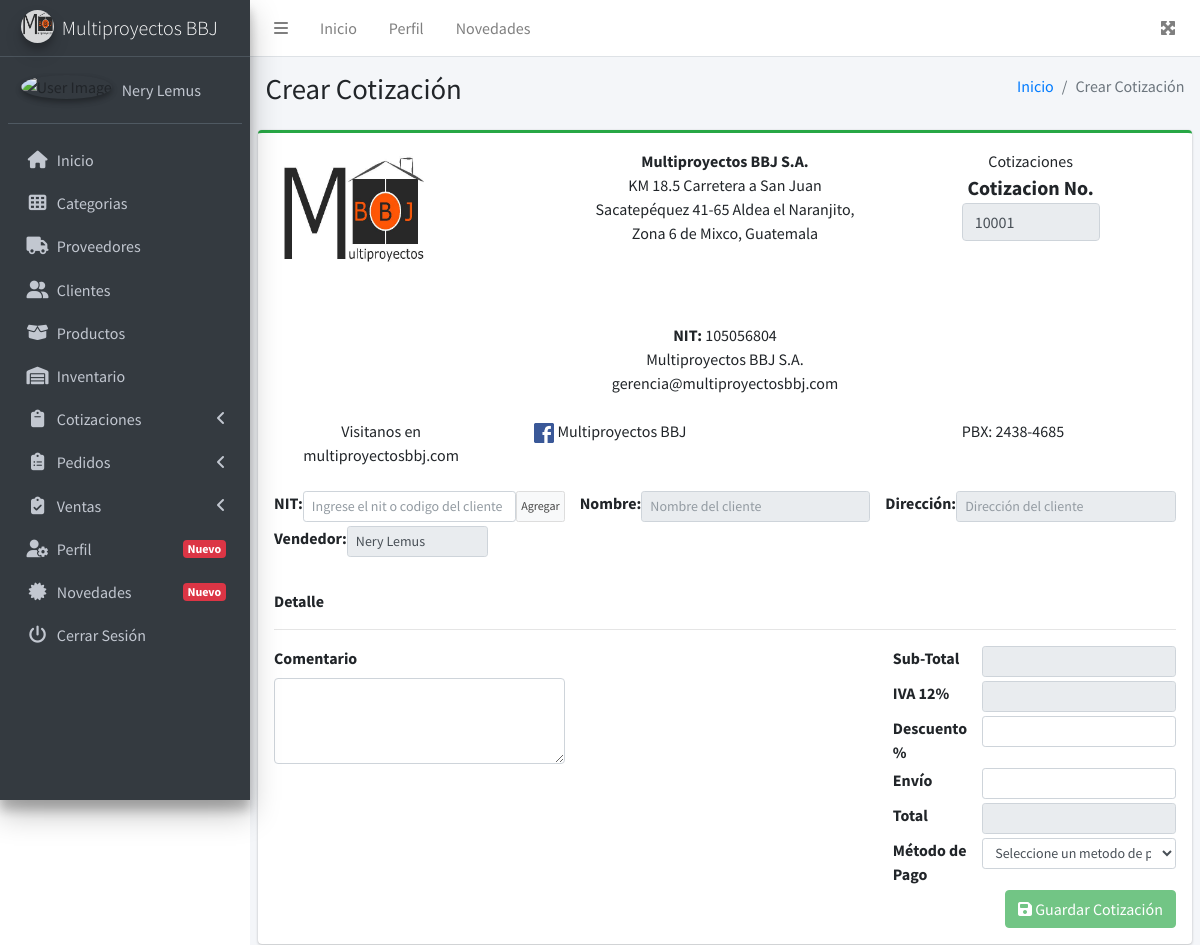
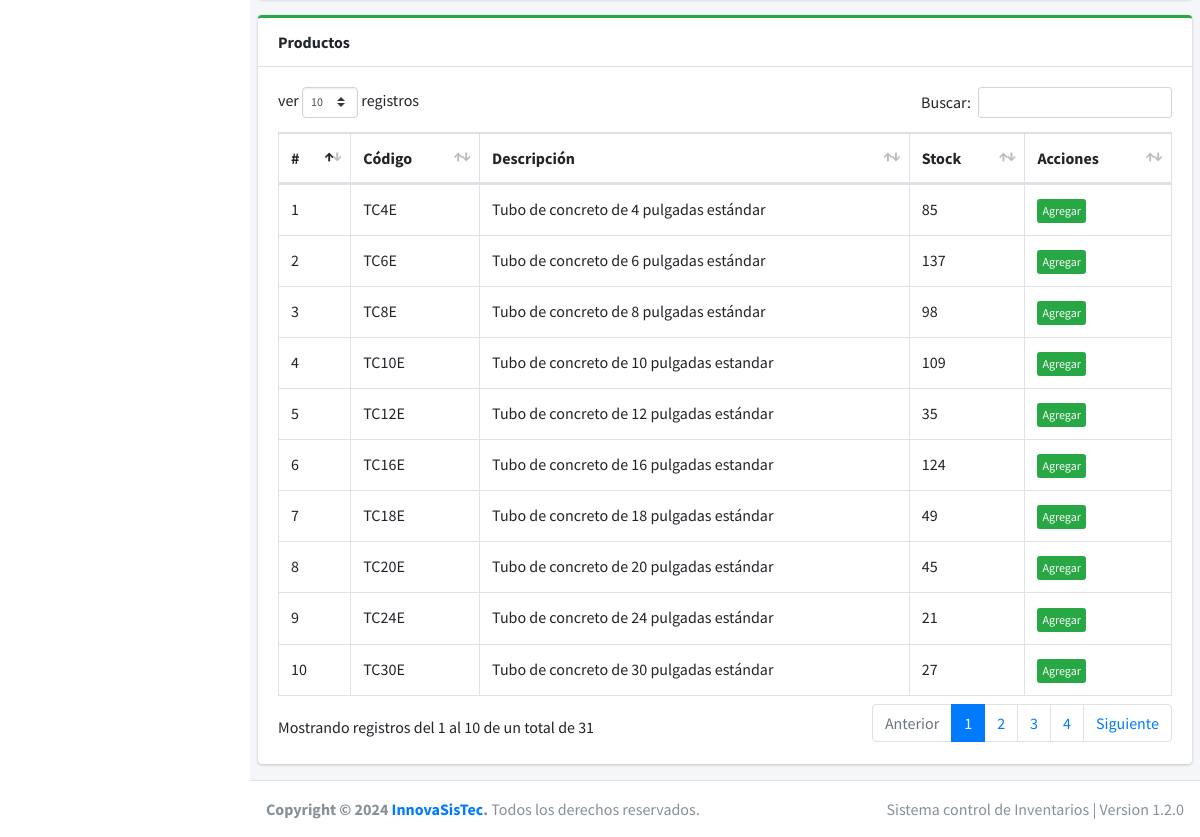
Screenshot of /crearcotizacion (signed in) with the database file from the repository (2 pictures, top to bottom).
### tables this page shows
CREATE TABLE `institucion` (
  `idInstitucion` int(11) NOT NULL,
  `nombre` varchar(100) NOT NULL,
  `razonSocial` text NOT NULL,
  `nit` varchar(50) NOT NULL,
  `direccion` text NOT NULL,
  `telefono` varchar(15) NOT NULL,
  `correo` varchar(60) NOT NULL,
  `sitioWeb` varchar(100) NOT NULL,
  `logotipo` text NOT NULL
);

CREATE TABLE `inventario` (
  `idInventario` int(11) NOT NULL,
  `cantidad` int(11) NOT NULL,
  `producto` int(11) NOT NULL,
  `fecha` datetime NOT NULL DEFAULT CURRENT_TIMESTAMP
);

CREATE TABLE `productos` (
  `idProducto` int(11) NOT NULL,
  `codigo` varchar(50) NOT NULL,
  `descripcion` text NOT NULL,
  `precioCompra` decimal(28,2) NOT NULL,
  `precioVenta` decimal(28,2) NOT NULL,
  `categoria` int(11) NOT NULL,
  `proveedor` int(11) NOT NULL,
  `estatus` int(11) NOT NULL DEFAULT '1',
  `imagen` text NOT NULL,
  `fecha` datetime NOT NULL DEFAULT CURRENT_TIMESTAMP
);

### views/modulos/crearcotizacion.php (the view, shortened to what the rows shown need)
<div class="content-wrapper">
  <section class="content-header">
    <div class="container-fluid">
      <div class="row mb-2">
        <div class="col-sm-6">
          <h1>Crear Cotización</h1>
        </div>
        <div class="col-sm-6">
          <ol class="breadcrumb float-sm-right">
            <li class="breadcrumb-item"><a href="inicio">Inicio</a></li>
            <li class="breadcrumb-item active">Crear Cotización</li>
          </ol>
        </div>
      </div>
    </div>
  </section>
  <section class="content">
    <div class="card card-outline card-success">
      <form method="post">
        <div class="car-body">
          <div class="row p-3">
            <div class="col-4">
                <?php
                $respuestaInsitucion = InstitucionController::ctrMostrarInstitucion();
                if($respuestaInsitucion["logotipo"] != null){
                    $imagen = $respuestaInsitucion["logotipo"];
                }else{
                    $imagen = "views/img/logotipo/default_logo.png";
                }
                ?>
              <img src="<?php  echo $imagen ?>" width="150px" alt="">
            </div>
            <div class="col-4 text-center">
              <b><?php echo $respuestaInsitucion["razonSocial"] ?></b>
              <p style="margin:0; padding: 0"><?php echo $respuestaInsitucion["direccion"] ?></p>
            </div>
            <div class="col-4 text-center">
              <span style="display: block; font-size: 16px">Cotizaciones</span>
              <b style="display: block; font-size: 20px">Cotizacion No.</b>
              <div class="row">
                <div class="col-3"></div>
                <div class="col-6">
                  <?php
                    $itemCotizacion = null;
                    $valorCotizacion = null;
                    $respuestaCotizacion = CotizacionesController::ctrMostrarCotizacionesSinFecha($itemCotizacion, $valorCotizacion);
                    if(!$respuestaCotizacion){
                      echo '<input type="text" class="form-control" name="noCotizacion" value="10001" readonly>';
                    }else{
                      foreach ($respuestaCotizacion as $key => $value) {
                      }
                      $codigo = $value["noCotizacion"];
                      echo '<input type="text" class="form-control" name="noCotizacion" value="'.($codigo + 1).'" readonly>';
                    }
                  ?>
                </div>
                <div class="col-3"></div>
              </div>
            </div>
            <div class="col-12"><br></div>
            <div class="col-4">
            </div>
            <div class="col-4 text-center">
              <span style="display: block;"><b>NIT: </b><?php echo $respuestaInsitucion["nit"] ?></span>
              <span style="display: block;"><?php echo $respuestaInsitucion["razonSocial"] ?></span>
              <span style="display: block;"><?php echo $respuestaInsitucion["correo"] ?></span>
            </div>
            <div class="col-4">
            </div>
            <div class="col-12"><br></div>
            <div class="col-3 text-center"><span>Visitanos en <?php echo $respuestaInsitucion["sitioWeb"] ?></span></div>
            <div class="col-3 text-center">
              <img src="views/img/facebook.jpg" width="20px" alt="">
              <?php echo $respuestaInsitucion["nombre"] ?>
            </div>
            <div class="col-3"></div>
            <div class="col-3">
              <span>PBX: <?php echo $respuestaInsitucion["telefono"] ?></span>
            </div>
            <div class="col-12">
              <br>
            </div>
            <div class="col-4">
              <span style="display:block" class="d-flex mb-1"><b>NIT: </b> <input class="form-control form-control-sm  nitCliente" type="text" name="nitClienteCotizacion" placeholder="Ingrese el nit o codigo del cliente" required>
              <button type="button" class="btn btn-default btn-xs" data-toggle="modal" data-target="#modalInsertarCliente">
                Agregar
              </button>
              </span>
            </div>
            <div class="col-4">
            <span style="display:block" class="d-flex mb-1"><b>Nombre: </b> <input class="form-control form-control-sm nombreCliente" type="text" name="nombreCliente" placeholder="Nombre del cliente" readonly>
            <input name="idClienteCotizacion" type="hidden" class="idClienteCotizacion"></span>
            </div>
            <div class="col-4">
              <span style="display:block" class="d-flex mb-1"><b>Dirección: </b> <input class="form-control form-control-sm  direccionCliente" type="text" name="direcccionClienteCotizacion" placeholder="Dirección del cliente  " readonly></span>
            </div>
            <div class="col-3">
              <span style="display:block" class="d-flex mb-1"><b>Vendedor: </b> <input class="form-control form-control-sm  vendedorCotizacion" type="text" name="vendedorCotizacion" value="<?php echo $_SESSION["nombre"] ?>" readonly></span>
            </div>
            <div class="col-12">
              <br>
            </div>
            <div class="col-12">
              <div class="nuevoProducto">
                <b>Detalle</b>
                <hr>
              </div>
            </div>
            <div class="col-4">
              <label for="comentarioCotizacion">Comentario</label>
              <textarea name="comentariosCotizacion" id="comentarioCotizacion" class="form-control" rows="3" ></textarea>
            </div>
            <div class="col-4"></div>
            <div class="col-4">
              <div class="d-flex pb-1">
                <b class="col-4">Sub-Total</b>
                <input type="text" id="subTotalCotizacion" readonly class="form-control form-control-sm" required>
              </div>
              <div class="d-flex pb-1">
                <b class="col-4">IVA 12%</b>
                <input type="text" id="ivaCotizacion" readonly class="form-control form-control-sm" required>
              </div>
              <div class="d-flex pb-1">
                <b class="col-4">Descuento %</b>
                <input type="number" id="descuentoCotizacion" class="form-control form-control-sm">
              </div>
              <div class="d-flex pb-1">
                <b class="col-4">Envío</b>
                <input type="number" name="envioCotizacion" id="envioCotizacion" class="form-control form-control-sm">
              </div>
              <div class="d-flex pb-1">
                <b class="col-4">Total</b>
                <input type="text" id="totalCotizacion" name="totalCotizacion" readonly class="form-control form-control-sm" required>
              </div>
              <div class="d-flex pb-1">
                <b class="col-4">Método de Pago</b>
                <select id="metodoPagoCotizacion" name="metodoPagoCotizacion" class="form-control form-control-sm" required>
                  <option value="">Seleccione un metodo de pago</option>
                </select>
              </div>
            </div>
            <div class="col-4">
            </div>
            <div class="col-4"></div>
            <div class="col-4">
              <button type="submit" class="btn btn-success float-right" disabled id="btnGuardarCotizacion"><i class="fas fa-save"></i> Guardar Cotización</button>
            </div>
          </div>
        </div>
      </form>
    </div>
    <div class="row">
      <div class="col-12">
          <div class="card card-outline card-success">
          <div class="card-header">
            <b>Productos</b>
          </div>
            <div class="card-body">
              <table class="table table-bordered table-stripeddt-responsive tablas" id="tablaProductosVentas">
                <thead>
                  <tr>
                    <th>#</th>
                    <th>Código</th>
                    <th>Descripción</th>
                    <th>Stock</th>
                    <th>Acciones</th>
                  </tr>
                </thead>
                <tbody>
                  <?php
                    $itemInventario = null;
                    $valorInventario = null;
                    $respuestaInventario = InventariosController::ctrMostrarInventario($itemInventario, $valorInventario);
                    foreach($respuestaInventario as $key => $value){
                      $itemProducto = "idProducto";
                      $valorProducto = $value["producto"];
                      $respuestaProducto = ProductosController::ctrMostrarProductos($itemProducto, $valorProducto);
                      if($value["cantidad"] < 0){
                        $stock = "<span class='btn btn-xs btn-info'>En transito</span>";
                      }else{
                        $stock = $value["cantidad"];
                      }
                      echo '
                        <tr>
                          <td>'.($key + 1).'</td>
                          <td>'.$respuestaProducto[0]["codigo"].'</td>
                          <td>'.$respuestaProducto[0]["descripcion"].'</td>
                          <td>'.$stock.'</td>
                          <td><div class="btn-group"><button class="btn btn-xs btn-success agregarProducto recuperarBoton" idProducto="'.$value["idInventario"].'">Agregar</button></div></td>
                        </tr>
                      ';
                    }
                  ?>
                </tbody>
              </table>
            </div>
          </div>
        </div>
    </div>
  </section>
</div>

### views/modulos/sidebar.php (shortened to what the rows shown need)
<?php
  $respuestaInsitucion = InstitucionController::ctrMostrarInstitucion();
  if($respuestaInsitucion["logotipo"] != null){
    $imagen = $respuestaInsitucion["logotipo"];
  }else{
    $imagen = "views/img/logotipo/default_logo.png";
  }
?>
<aside class="main-sidebar sidebar-dark-primary elevation-4">
    <a href="inicio" class="brand-link">
      <img src="<?php echo $imagen ?>" alt="AdminLTE Logo" class="brand-image img-circle elevation-3" style="opacity: .8">
      <span class="brand-text font-weight-light"><?php echo $respuestaInsitucion["nombre"] ?></span>
    </a>
    <div class="sidebar">
      <div class="user-panel mt-3 pb-3 mb-3 d-flex">
        <div class="image">
          <?php
            if($_SESSION["foto"] != "") {
              echo '<img src="'.$_SESSION["foto"].'" class="img-circle elevation-2" alt="User Image">';
            }else{
              echo '<img src="views/img/users/user_default.jpg" class="img-circle elevation-2" alt="User Image">';
            }
          ?>
        </div>
        <div class="info">
          <a href="perfil" class="d-block"><?php echo $_SESSION["nombre"] ?></a>
        </div>
      </div>
      <nav class="mt-2">
        <ul class="nav nav-pills nav-sidebar flex-column navegacion" data-widget="treeview" role="menu" data-accordion="false">
          <li class="nav-item">
            <a href="inicio" class="nav-link">
              <i class="nav-icon fas fa-home"></i>
              <p>
                Inicio
              </p>
            </a>
          </li>
          <li class="nav-item">
            <a href="categorias" class="nav-link">
              <i class="nav-icon fas fa-th"></i>
              <p>
                Categorias
              </p>
            </a>
          </li>
          <li class="nav-item">
            <a href="proveedores" class="nav-link">
              <i class="nav-icon fas fa-truck"></i>
              <p>
                Proveedores
              </p>
            </a>
          </li>
          <li class="nav-item">
            <a href="clientes" class="nav-link">
              <i class="nav-icon fas fa-user-friends"></i>
              <p>
                Clientes
              </p>
            </a>
          </li>
          <li class="nav-item">
            <a href="productos" class="nav-link">
              <i class="nav-icon fas fa-box-open"></i>
              <p>
                Productos
              </p>
            </a>
          </li>
          <li class="nav-item">
            <a href="inventario" class="nav-link">
              <i class="nav-icon fas fa-warehouse"></i>
              <p>
                Inventario
              </p>
            </a>
          </li>
          <li class="nav-item">
            <a href="#" class="nav-link">
              <i class="nav-icon fas fa-clipboard"></i>
              <p>
                Cotizaciones
                <i class="right fas fa-angle-left"></i>
              </p>
            </a>
          </li>
          <li class="nav-item">
            <a href="#" class="nav-link">
              <i class="nav-icon fas fa-clipboard-list"></i>
              <p>
                Pedidos
                <i class="right fas fa-angle-left"></i>
              </p>
            </a>
          </li>
          <li class="nav-item">
            <a href="#" class="nav-link">
              <i class="nav-icon fas fa-clipboard-check"></i>
              <p>
                Ventas
                <i class="right fas fa-angle-left"></i>
              </p>
            </a>
          </li>
          <li class="nav-item">
            <a href="perfil" class="nav-link">
              <i class="nav-icon fas fa-user-cog"></i>
              <p>
                Perfil
                <span class="right badge badge-danger">Nuevo</span>
              </p>
            </a>
          </li>
          <li class="nav-item">
            <a href="novedades" class="nav-link">
              <i class="nav-icon fas fa-certificate"></i>
              <p>
                Novedades
                <span class="right badge badge-danger">Nuevo</span>
              </p>
            </a>
          </li>
          <li class="nav-item">
            <a href="salir" class="nav-link">
              <i class="nav-icon fas fa-power-off"></i>
              <p>
                Cerrar Sesión
              </p>
            </a>
          </li>
        </ul>
      </nav>
    </div>
  </aside>

### rows the page displays
institucion: logotipo (picture), nombre "Multiproyectos BBJ", razonSocial "Multiproyectos BBJ S.A.", direccion "KM 18.5 Carretera a San Juan Sacatepéquez 41-65 Aldea el Naranjito, Zona 6 de Mixco, Guatemala", nit "105056804", correo "gerencia@multiproyectosbbj.com", sitioWeb "multiproyectosbbj.com", telefono "2438-4685"
inventario: producto.codigo "TC4E", producto.descripcion "Tubo de concreto de 4 pulgadas estándar", cantidad "85"
inventario: producto.codigo "TC6E", producto.descripcion "Tubo de concreto de 6 pulgadas estándar", cantidad "137"
inventario: producto.codigo "TC8E", producto.descripcion "Tubo de concreto de 8 pulgadas estándar", cantidad "98"
inventario: producto.codigo "TC10E", producto.descripcion "Tubo de concreto de 10 pulgadas estandar", cantidad "109"
inventario: producto.codigo "TC12E", producto.descripcion "Tubo de concreto de 12 pulgadas estándar", cantidad "35"
inventario: producto.codigo "TC16E", producto.descripcion "Tubo de concreto de 16 pulgadas estandar", cantidad "124"
inventario: producto.codigo "TC18E", producto.descripcion "Tubo de concreto de 18 pulgadas estándar", cantidad "49"
inventario: producto.codigo "TC20E", producto.descripcion "Tubo de concreto de 20 pulgadas estándar", cantidad "45"
inventario: producto.codigo "TC24E", producto.descripcion "Tubo de concreto de 24 pulgadas estándar", cantidad "21"
inventario: producto.codigo "TC30E", producto.descripcion "Tubo de concreto de 30 pulgadas estándar", cantidad "27"

### other values shown
$_SESSION["nombre"] "Nery Lemus"
